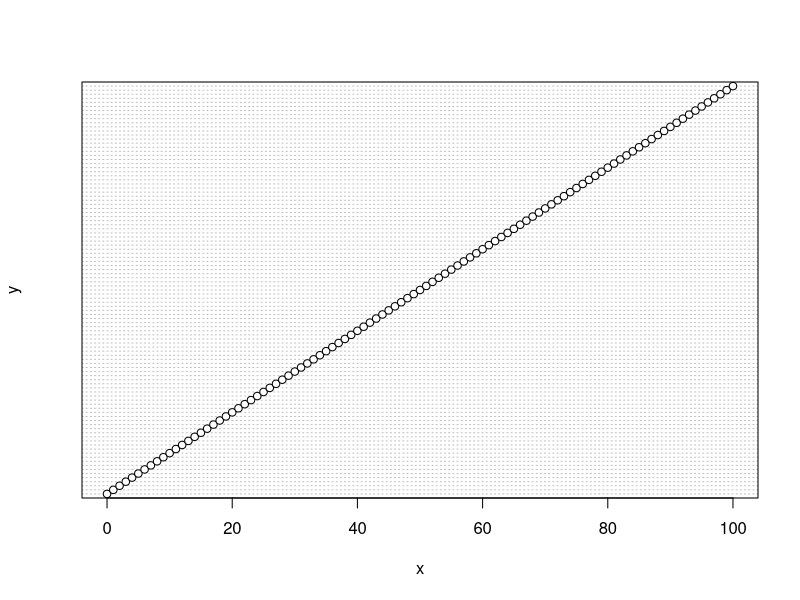

Recreate this plot in R.
#4 Creating a sample of 100 numbers which are incremented by 1.5. Create the binomial
#distribution and plot it using dotchart.

# Creating a sample of 100 numbers which are incremented by 1.5.  
x <- seq(0,100,by = 1)  
# Creating the binomial distribution.  
y <- dbinom(x,50,0.5) 

dotchart(x, labels = NULL,xlab = "x",ylab = "y")